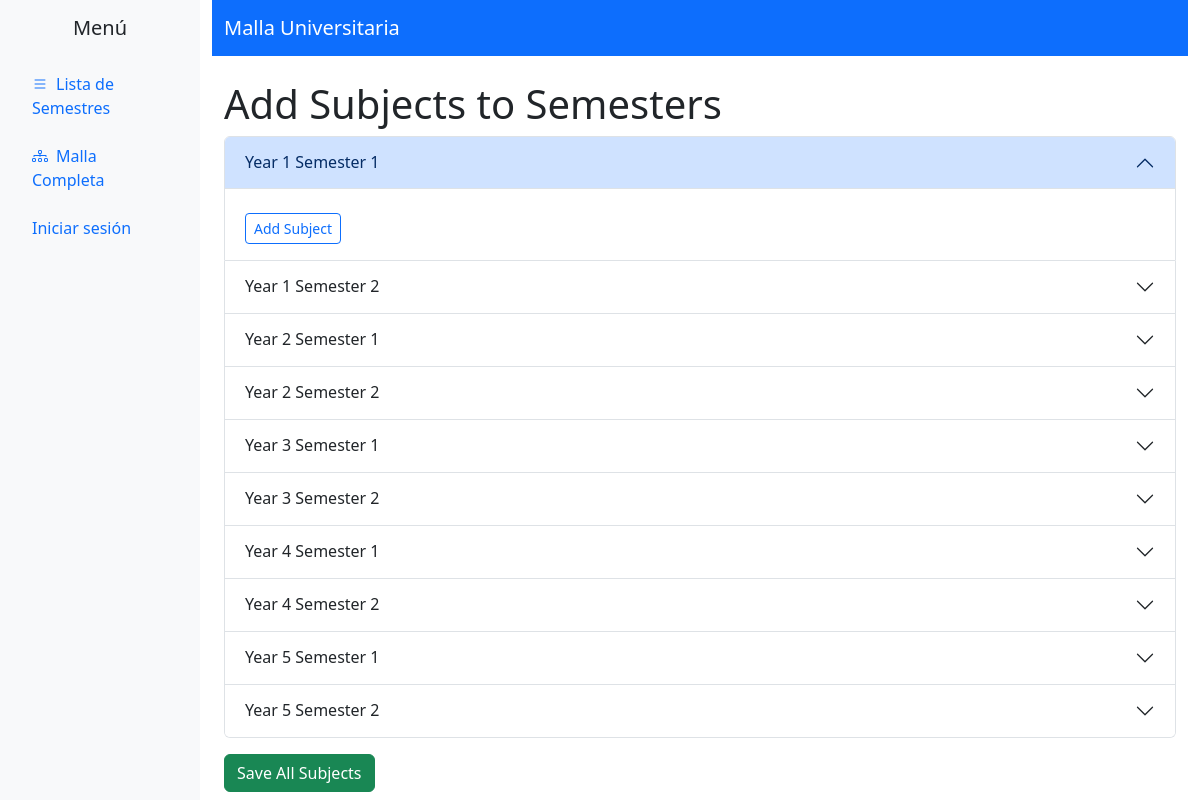
Before: /malla/multi-semester-subjects/ with the older database file.
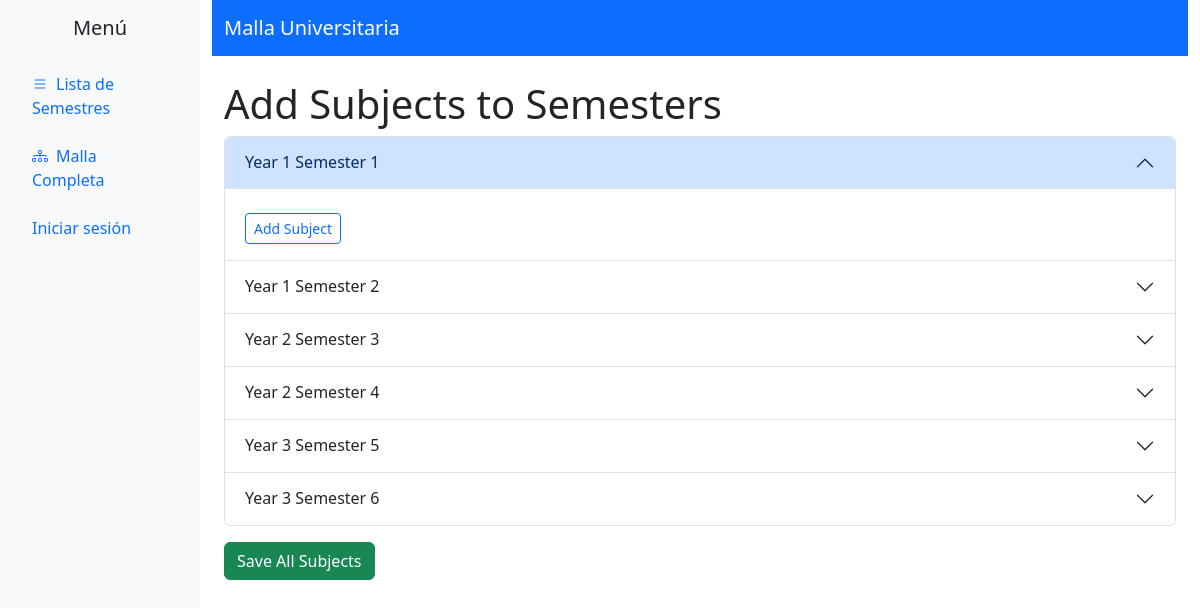
After: the same page with the newer database file.
### malla/models.py (models this page shows, shortened)
class Semester(models.Model):
    name = models.CharField(max_length=100)
    prev_semester = models.ForeignKey('self', on_delete=models.SET_NULL, null=True, blank=True, related_name='next_semester_rel')
    next_semester = models.ForeignKey('self', on_delete=models.SET_NULL, null=True, blank=True, related_name='prev_semester_rel')

### malla/views.py (the view)
# urls.py: path('multi-semester-subjects/', views.multi_semester_subjects, name='multi_semester_subjects'),
def multi_semester_subjects(request, semester_id=None):
    isSuperUser = request.session.get("isSuperUser")
    isLogged = request.session.get("isLogged")
    if semester_id:
        semesters = [Semester.objects.get(id=semester_id)]
    else:
        semesters = list(Semester.objects.order_by('id'))
    single_semester = len(semesters) == 1
    if request.method == 'POST':
        for semester in semesters:
            i = 0
            while True:
                name_key = f'semester_{semester.id}_name_{i}'
                prereq_key = f'semester_{semester.id}_prerequisites_{i}'
                if name_key not in request.POST:
                    break
                name = request.POST.get(name_key).strip()
                prereq_names = request.POST.get(prereq_key, '').strip()
                if name:
                    max_order = Subject.objects.filter(semester=semester).aggregate(models.Max('order'))['order__max'] or 0
                    subject = Subject(name=name, semester=semester, order=max_order + 1)
                    subject.prev_subject = None
                    subject.next_subject = None
                    subject.save()
                    if prereq_names:
                        prereq_list = [p.strip() for p in prereq_names.split(',') if p.strip()]
                        prereq_subjects = Subject.objects.filter(name__in=prereq_list)
                        subject.prerequisites.set(prereq_subjects)
                i += 1
        if single_semester:
            current_semester = semesters[0]
            next_semester = Semester.objects.filter(id__gt=current_semester.id).order_by('id').first()
            if next_semester:
                return redirect('malla:multi_semester_subjects_single', semester_id=next_semester.id)
            else:
                return redirect('malla:semester_list')
        else:
            return redirect('malla:semester_list')
    else:
        forms_per_semester = {semester.id: SubjectForm(prefix=f'semester_{semester.id}') for semester in semesters}
        return render(request, 'malla/multi_semester_subjects.html', {
            'semesters': semesters,
            'forms_per_semester': forms_per_semester,
            'single_semester': single_semester,
            'isSuperUser': isSuperUser, 'isLogged': isLogged
        })

### malla/templates/malla/multi_semester_subjects.html (shortened to what this page needs)
{% extends 'malla/base.html' %}
{% block content %}
<h1>Add Subjects to Semesters</h1>
<form method="post" id="multi-semester-form">
    <div class="accordion" id="semesterAccordion">
        {% for semester in semesters %}
        <div class="accordion-item">
            <h2 class="accordion-header" id="heading{{ semester.id }}">
                <button class="accordion-button {% if not forloop.first %}collapsed{% endif %}" type="button" data-bs-toggle="collapse" data-bs-target="#collapse{{ semester.id }}" aria-expanded="{% if forloop.first %}true{% else %}false{% endif %}" aria-controls="collapse{{ semester.id }}">
                    {{ semester.name }}
                </button>
            </h2>
            <div id="collapse{{ semester.id }}" class="accordion-collapse collapse {% if forloop.first %}show{% endif %}" aria-labelledby="heading{{ semester.id }}" data-bs-parent="#semesterAccordion">
                <div class="accordion-body">
                    <button type="button" class="btn btn-sm btn-outline-primary mt-2" data-semester-id="{{ semester.id }}" onclick="addSubjectForm(this.dataset.semesterId)">Add Subject</button>
                </div>
            </div>
        </div>
        {% endfor %}
    </div>
    <button type="submit" class="btn btn-success mt-3">Save All Subjects</button>
</form>
{% endblock %}

### malla/templates/malla/base.html (shortened to what this page needs)
<!DOCTYPE html>
<html lang="en">
<head>
    <link href="https://cdn.jsdelivr.net/npm/bootstrap@5.3.0/dist/css/bootstrap.min.css" rel="stylesheet">
    <link rel="stylesheet" href="https://cdn.jsdelivr.net/npm/bootstrap-icons@1.10.0/font/bootstrap-icons.css">
</head>
<body>
<div class="container-fluid">
    <div class="row">
        <div class="col-md-2 bg-light p-3 min-vh-100">
            <h5 class="text-center mb-4">Menú</h5>
            <ul class="nav flex-column">
                <li class="nav-item mb-2">
                    <a class="nav-link" href="{% url 'malla:semester_list' %}"><i class="bi bi-list me-2"></i>Lista de Semestres</a>
                </li>
                <li class="nav-item mb-2">
                    <a class="nav-link" href="{% url 'malla:full_curriculum' %}"><i class="bi bi-diagram-3 me-2"></i>Malla Completa</a>
                </li>
                {% if not isLogged %}
                    <li class="nav-item mb-2">
                        <form method="post" action="{% url 'malla:login' %}">
                            <button class="nav-link" type="submit">Iniciar sesión</button>
                        </form>
                    </li>
                {% endif %}
            </ul>
        </div>
        <div class="col-md-10">
            <nav class="navbar navbar-expand-lg navbar-dark bg-primary mb-4">
                <div class="container-fluid">
                    <a class="navbar-brand" href="{% url 'malla:semester_list' %}">Malla Universitaria</a>
                </div>
            </nav>
            <div class="container">
                {% block content %}
                {% endblock %}
            </div>
        </div>
    </div>
</div>
</body>
</html>

Changed rows visible on the page:
removed Semester: name "Year 2 Semester 1"
removed Semester: name "Year 2 Semester 2"
removed Semester: name "Year 3 Semester 1"
removed Semester: name "Year 3 Semester 2"
removed Semester: name "Year 4 Semester 1"
removed Semester: name "Year 4 Semester 2"
removed Semester: name "Year 5 Semester 1"
removed Semester: name "Year 5 Semester 2"
added Semester: name "Year 2 Semester 3"
added Semester: name "Year 2 Semester 4"
added Semester: name "Year 3 Semester 5"
added Semester: name "Year 3 Semester 6"
